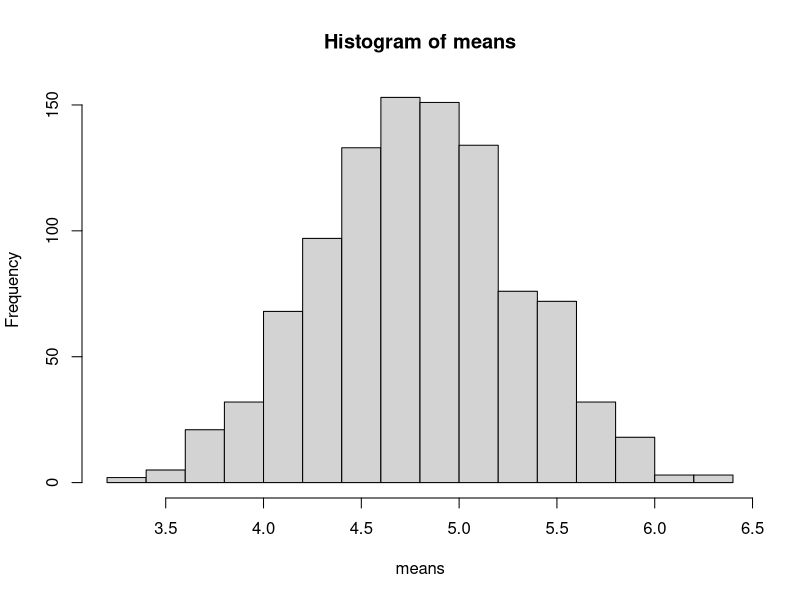
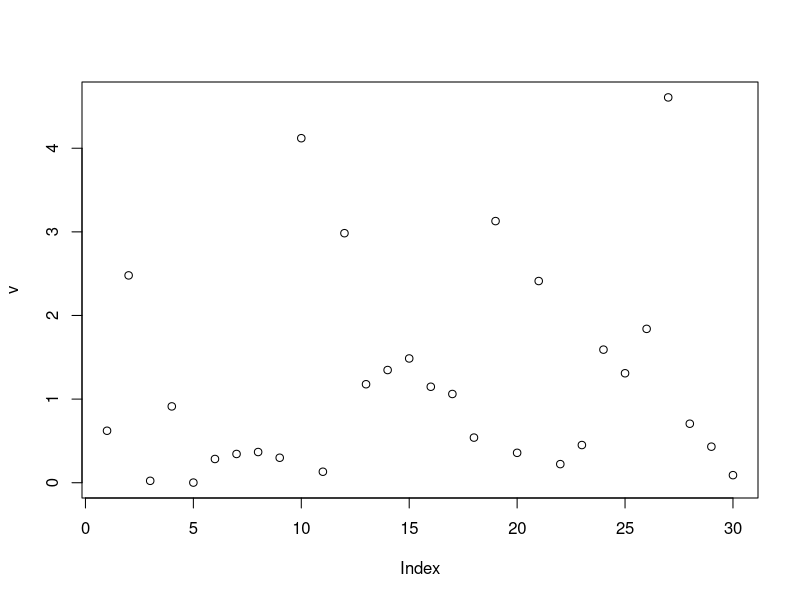
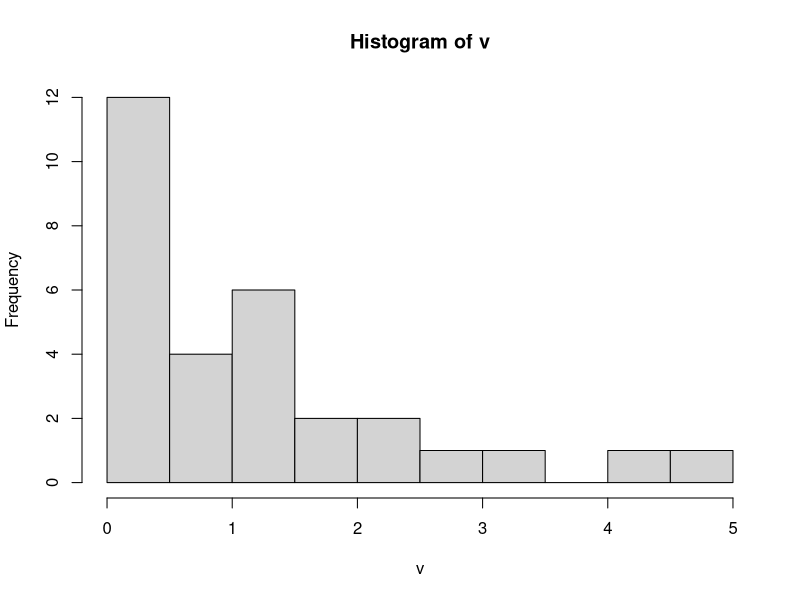
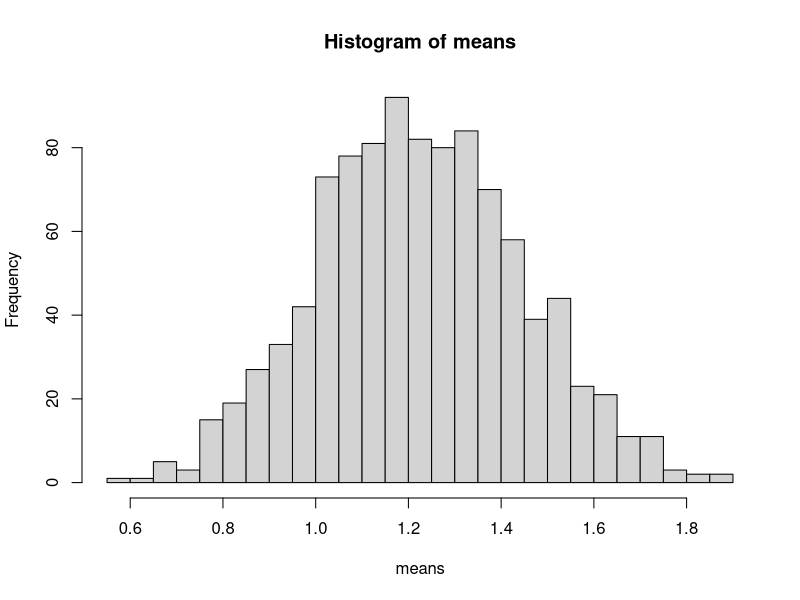
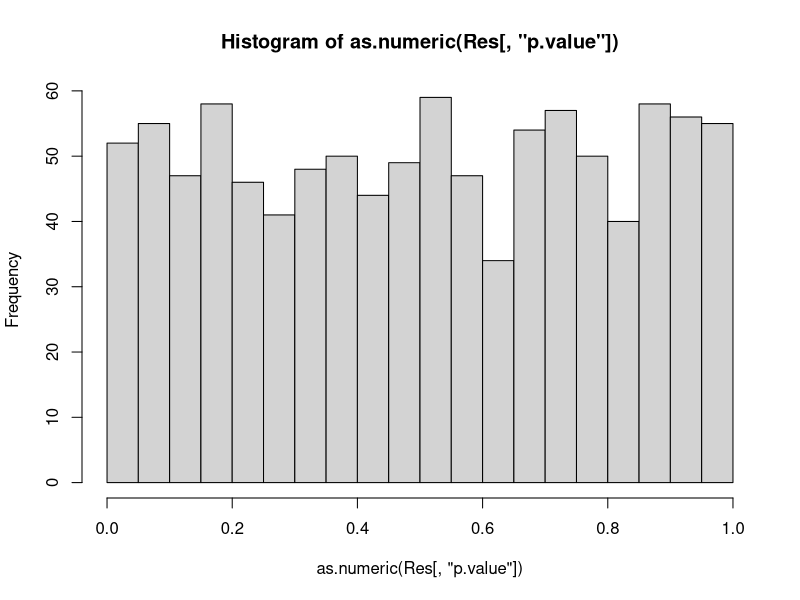
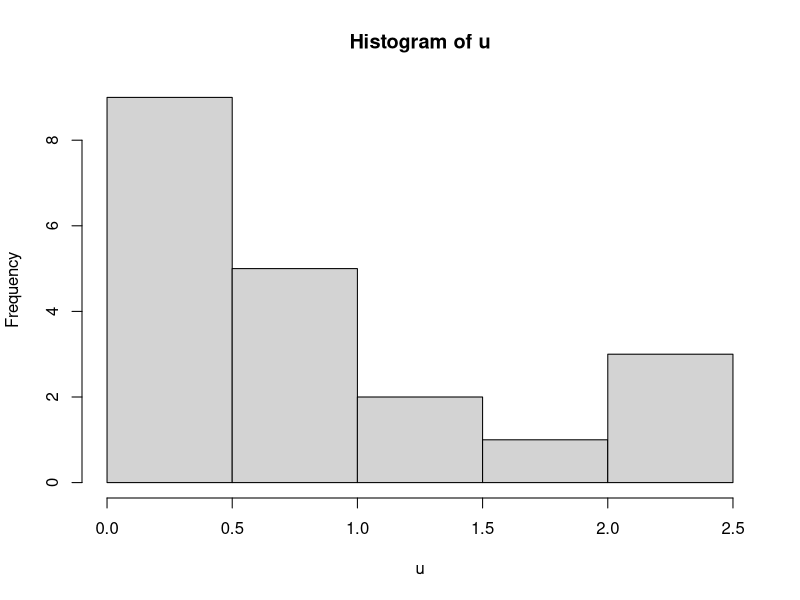
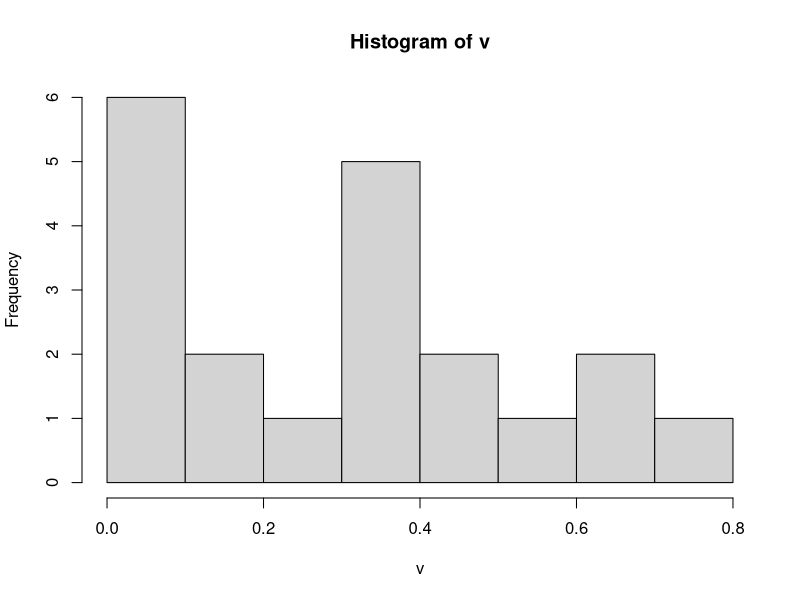
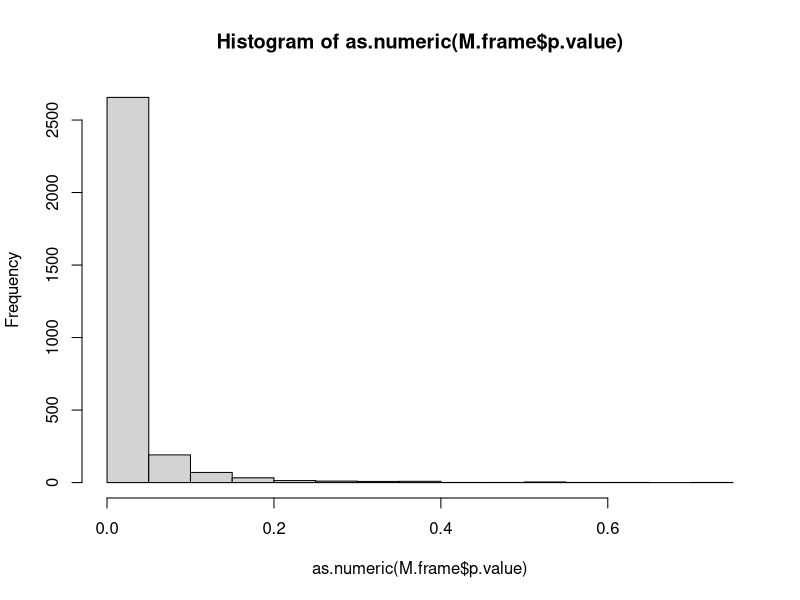

Recreate these plots in R, in order.
## ---- chunk 1
# Vygenerujeme si dáta: 20 hodnôt s rovnomerným rozdelením v intervale (0, 10):
v <- runif(20,0,10)

print(v)

summary(v)

# Vygenerujeme z vektora v Nrep vzoriek o veľkosti 20 (výber s opakovaním) a uložíme ich do matice M
Nrep <- 1000
n <- length(v)
M <- matrix(nrow = Nrep, ncol = n) # je jedno, čo dáme za ncol

# Funkcia pre vzorkovanie z v, ktorou budeme plníť riadky matice M
samp <- function(x) 
{
  return(sample(v, size = n, replace = TRUE))
}

M <- t(apply(M, 1, samp)) # musíme transponovať!

means <- apply(M, 1, mean)
print("Priemery:")
hist(means, breaks = 20)
print(paste("Priemer priemerov: ", mean(means)))
print(paste("SD priemerov:", sd(means)))
quantile(means, c(0.025, 0.975))
## ---- chunk 2
# Vygenerujeme si dáta: 20 hodnôt s exponenciálnym rozdelením s intenzitou 1:
n = 30
v <- rexp(n, 1)

plot(v)
hist(v, breaks = 10)

summary(v)

# Vygenerujeme z vektora v Nrep vzoriek o veľkosti 20 (výber s opakovaním) a uložíme ich do matice M
Nrep <- 1000
M <- matrix(nrow = Nrep, ncol = n)

# Funkcia pre vzorkovanie z v, ktorou budeme plníť riadky matice M
samp <- function(x) 
{
  return(sample(v, size = n, replace = TRUE))
}

M <- t(apply(M, 1, samp))

means = apply(M, 1, mean)
print("Priemery:")
hist(means, breaks = 20)
print(paste("Pôvodný priemer:", mean(v)))
print(paste("Priemer priemerov: ", mean(means)))
print(paste("SD priemerov:", sd(means)))
quantile(means, c(0.025, 0.975))

## ---- chunk 3
u = rnorm(20, 1, 1)
summary(u)
v = rnorm(20, 1, 1)
summary(v)
test.result <- t.test(u,v, var.equal = TRUE)
test.result
test.result$p.value
## ---- chunk 4
library(broom)

glance(t.test(u,v))
## ---- chunk 5
n = 20 # dĺžka vektora
Nrep <- 1000

base.test = tidy(t.test(u,v))

Res <- matrix(nrow = Nrep, ncol = ncol(base.test))

for(r in 1:Nrep){
  u <- rnorm(n, 1, 1)
  v <- rnorm(n, 1, 1)
  Res[r, ]=t(tidy(t.test(u,v)))
}
colnames(Res) <- colnames(base.test)

hist(as.numeric(Res[ ,"p.value"]), breaks = 20)
## ---- chunk 6
Nrep <- 3000
n <- 20
mu1 <- 1
mu2 <- 3
sig <- 1
u <- rexp(n, mu1)
hist(u)
v <- rexp(n, mu2)
hist(v)
base.test <- glance(t.test(u,v))
nc <- ncol(base.test)

M <- matrix(nrow = Nrep, ncol = nc)

for(r in 1:Nrep) {
  u <- rexp(n, mu1)
  v <- rexp(n, mu2)
  res <- glance(t.test(u, v, var.equal = TRUE))
  M[r, ] <- t(res)
}
colnames(M) <- colnames(base.test)
M.frame <- data.frame(M)
M.frame$p.value <- as.numeric(M.frame$p.value)
hist(as.numeric(M.frame$p.value))
n_nonsig <- sum(M.frame$p.value > 0.05)
1 - n_nonsig / Nrep
